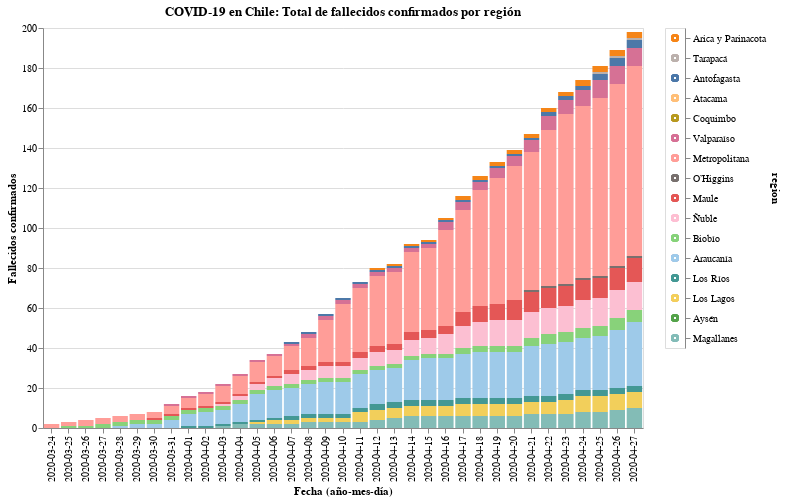

Notebook source saved alongside this figure:
### Code cell
#hide_input

input_dropdown = alt.binding_select(options=new_data['region'].unique())
selection1 = alt.selection_single(fields=['region'], bind=input_dropdown, name=' ')
selection2 = alt.selection_multi(fields=['region'], on='mouseover')

color = alt.condition(selection1 | selection2,
                    alt.Color('region:N', scale=alt.Scale(scheme='tableau20'), legend=None),
                    alt.value('lightgray'))

bars = alt.Chart(new_data).mark_bar().encode(
    x=alt.X('date:O', axis=alt.Axis(title='Fecha (año-mes-día)')),
    y=alt.Y('fallecidos', axis=alt.Axis(title='Fallecidos confirmados')),
    color=color,
    tooltip=['date', 'region', 'fallecidos'],
    order=alt.Order(
    # Sort the segments of the bars by this field
    'codigo region',
    sort='descending'
    )
    ).properties(
    title='COVID-19 en Chile: Total de fallecidos confirmados por región'
).add_selection(
    selection1, selection2
).transform_filter(
    selection1
)

legend = alt.Chart(new_data).mark_point().encode(
    y=alt.Y('region:N', axis=alt.Axis(orient='right'), sort=regiones),
    color=color
).add_selection(
    selection1, selection2
)

bars.properties(width=600, height=400) | legend

### Figure 1 — Vega-Lite specification as saved in the notebook (floating-point values rounded to 4 significant figures; data arrays with more than 128 entries replaced by an {"elided": "..."} marker saying what was removed)
{"config": {"view": {"continuousWidth": 400, "continuousHeight": 300}}, "hconcat": [{"mark": "bar", "encoding": {"color": {"condition": {"type": "nominal", "field": "region", "legend": null, "scale": {"scheme": "tableau20"}, "selection": {"or": [" ", "selector002"]}}, "value": "lightgray"}, "order": {"type": "quantitative", "field": "codigo region", "sort": "descending"}, "tooltip": [{"type": "nominal", "field": "date"}, {"type": "nominal", "field": "region"}, {"type": "quantitative", "field": "fallecidos"}], "x": {"type": "ordinal", "axis": {"title": "Fecha (año-mes-día)"}, "field": "date"}, "y": {"type": "quantitative", "axis": {"title": "Fallecidos confirmados"}, "field": "fallecidos"}}, "height": 400, "selection": {" ": {"type": "single", "fields": ["region"], "bind": {"input": "select", "options": ["Arica y Parinacota", "Tarapacá", "Antofagasta", "Atacama", "Coquimbo", "Valparaíso", "Metropolitana", "O’Higgins", "Maule", "Ñuble", "Biobío", "Araucanía", "Los Ríos", "Los Lagos", "Aysén", "Magallanes"]}}, "selector002": {"type": "multi", "fields": ["region"], "on": "mouseover"}}, "title": "COVID-19 en Chile: Total de fallecidos confirmados por región", "transform": [{"filter": {"selection": " "}}], "width": 600}, {"mark": "point", "encoding": {"color": {"condition": {"type": "nominal", "field": "region", "legend": null, "scale": {"scheme": "tableau20"}, "selection": {"or": [" ", "selector002"]}}, "value": "lightgray"}, "y": {"type": "nominal", "axis": {"orient": "right"}, "field": "region", "sort": ["Arica y Parinacota", "Tarapacá", "Antofagasta", "Atacama", "Coquimbo", "Valparaíso", "Metropolitana", "O’Higgins", "Maule", "Ñuble", "Biobío", "Araucanía", "Los Ríos", "Los Lagos", "Aysén", "Magallanes"]}}, "selection": {" ": {"type": "single", "fields": ["region"], "bind": {"input": "select", "options": ["Arica y Parinacota", "Tarapacá", "Antofagasta", "Atacama", "Coquimbo", "Valparaíso", "Metropolitana", "O’Higgins", "Maule", "Ñuble", "Biobío", "Araucanía", "Los Ríos", "Los Lagos", "Aysén", "Magallanes"]}}, "selector002": {"type": "multi", "fields": ["region"], "on": "mouseover"}}}], "data": {"name": "data-82e630d691888498cfe2166e6e77d3ff"}, "$schema": "https://vega.github.io/schema/vega-lite/v4.8.1.json", "datasets": {"data-82e630d691888498cfe2166e6e77d3ff": {"elided": "560 records"}}}
